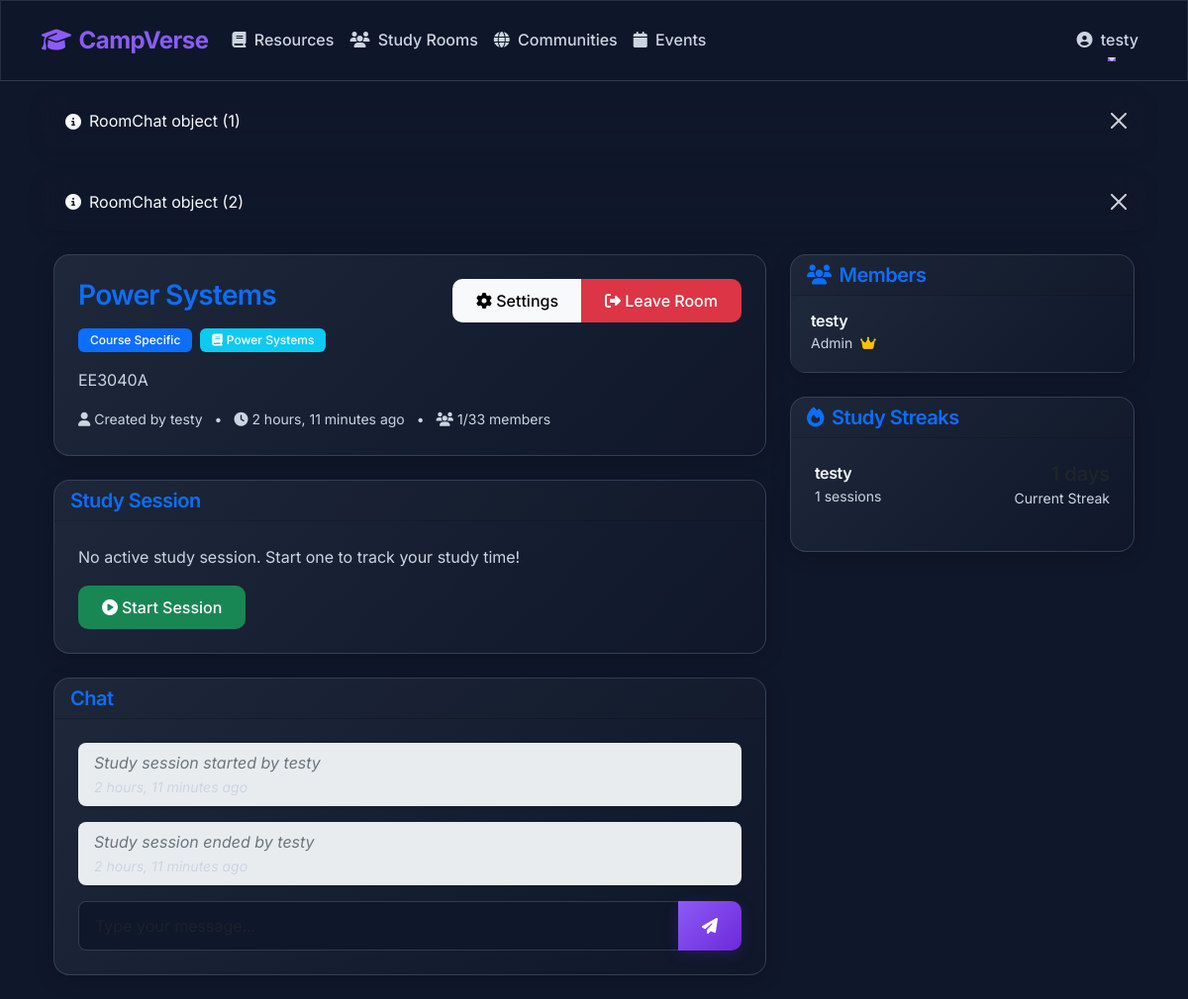
/study/1/ (signed in), run on the app's committed database.
### content/models.py (models this page shows, shortened)
class RoomChat(models.Model):
    room = models.ForeignKey(StudyRoom, on_delete=models.CASCADE, related_name='messages')
    user = models.ForeignKey(User, on_delete=models.CASCADE)
    message = models.TextField()
    created_at = models.DateTimeField(auto_now_add=True)
    is_system_message = models.BooleanField(default=False)
    class Meta:
        ordering = ['created_at']

class StudyRoom(models.Model):
    ROOM_TYPES = (
        ('general', 'General Study'),
        ('course', 'Course Specific'),
        ('project', 'Project Work'),
        ('interview', 'Interview Prep')
    )
    name = models.CharField(max_length=100)
    description = models.TextField()
    room_type = models.CharField(max_length=20, choices=ROOM_TYPES)
    creator = models.ForeignKey(User, on_delete=models.CASCADE, related_name='created_rooms')
    members = models.ManyToManyField(User, related_name='joined_rooms', through='RoomMembership')
    course = models.ForeignKey(ResourceCategory, on_delete=models.SET_NULL, null=True, blank=True,
                             help_text="For course-specific rooms")
    max_members = models.PositiveIntegerField(default=10)
    is_private = models.BooleanField(default=False)
    password = models.CharField(max_length=50, blank=True, null=True)
    created_at = models.DateTimeField(auto_now_add=True)
    updated_at = models.DateTimeField(auto_now=True)
    is_active = models.BooleanField(default=True)
    class Meta:
        ordering = ['-updated_at']

class ResourceCategory(models.Model):
    CATEGORY_TYPES = (
        ('ioc', 'Institute Offered Courses'),
        ('dnt', 'Did Not Know That')
    )
    name = models.CharField(max_length=100)
    slug = models.SlugField(max_length=100, unique=True)
    description = models.TextField(blank=True, null=True)
    category_type = models.CharField(max_length=3, choices=CATEGORY_TYPES, default='ioc')
    created_at = models.DateTimeField(auto_now_add=True)
    class Meta:
        verbose_name_plural = "Resource Categories"
        ordering = ['category_type', 'name']
        unique_together = ['category_type', 'name']

class RoomMembership(models.Model):
    ROLE_CHOICES = (
        ('member', 'Member'),
        ('moderator', 'Moderator'),
        ('admin', 'Admin')
    )
    user = models.ForeignKey(User, on_delete=models.CASCADE)
    room = models.ForeignKey(StudyRoom, on_delete=models.CASCADE)
    role = models.CharField(max_length=10, choices=ROLE_CHOICES, default='member')
    joined_at = models.DateTimeField(auto_now_add=True)
    last_active = models.DateTimeField(auto_now=True)
    class Meta:
        unique_together = ['user', 'room']

class StudyStreak(models.Model):
    user = models.OneToOneField(User, on_delete=models.CASCADE, related_name='study_streak')
    current_streak = models.PositiveIntegerField(default=0)
    longest_streak = models.PositiveIntegerField(default=0)
    last_study_date = models.DateField(null=True, blank=True)
    total_study_sessions = models.PositiveIntegerField(default=0)
    total_study_time = models.DurationField(default=timedelta)

### content/views.py (the view)
# urls.py: path('study/<int:pk>/', views.study_room_detail, name='study_room_detail'),
@login_required
def study_room_detail(request, pk):
    room = get_object_or_404(StudyRoom, pk=pk)
    try:
        membership = RoomMembership.objects.get(user=request.user, room=room)
        is_member = True
        user_role = membership.role
    except RoomMembership.DoesNotExist:
        is_member = False
        user_role = None
    active_session = room.sessions.filter(end_time__isnull=True).first()
    messages = room.messages.all()[:50]
    context = {
        'room': room,
        'is_member': is_member,
        'user_role': user_role,
        'active_session': active_session,
        'messages': messages,
        'members': room.members.all()
    }
    return render(request, 'content/study/room_detail.html', context)

### content/context_processor.py (called while the page is built)
def communities_processor(request):
    communities = Community.objects.all().order_by('name')
    return {'global_communities': communities}

### content/templates/content/study/room_detail.html (shortened to what this page needs)
{% extends 'content/base.html' %}
{% load static %}
{% block content %}
<div class="container-fluid">
  <div class="row">
    <div class="col-md-8">
      <div class="card mb-4">
        <div class="card-body">
          <div class="d-flex justify-content-between align-items-start mb-3">
            <div>
              <h1 class="card-title h3">{{ room.name }}</h1>
              <div class="d-flex align-items-center">
                <span class="badge bg-primary me-2">{{ room.get_room_type_display }}</span>
                {% if room.course %}
                  <span class="badge bg-info">
                    <i class="fas fa-book me-1"></i>{{ room.course.name }}
                  </span>
                {% endif %}
              </div>
            </div>
            {% if is_member %}
              <div class="btn-group">
                {% if user_role == 'admin' %}
                  <a href="#" class="btn btn-light">
                    <i class="fas fa-cog"></i> Settings
                  </a>
                {% endif %}
                <a href="{% url 'leave_study_room' room.pk %}" class="btn btn-danger">
                  <i class="fas fa-sign-out-alt"></i> Leave Room
                </a>
              </div>
            {% else %}
              <a href="{% url 'join_study_room' room.pk %}" class="btn btn-primary">
                <i class="fas fa-sign-in-alt me-1"></i>Join Room
              </a>
            {% endif %}
          </div>
          <p class="card-text">{{ room.description }}</p>
          <div class="d-flex align-items-center text-muted">
            <small>
              <i class="fas fa-user me-1"></i>Created by {{ room.creator.username }}
              <span class="mx-2">•</span>
              <i class="fas fa-clock me-1"></i>{{ room.created_at|timesince }} ago
              <span class="mx-2">•</span>
              <i class="fas fa-users me-1"></i>{{ room.members.count }}/{{ room.max_members }} members
            </small>
          </div>
        </div>
      </div>
      {% if is_member %}
        <div class="card mb-4">
          <div class="card-header">
            <h5 class="card-title mb-0">Study Session</h5>
          </div>
          <div class="card-body">
            {% if active_session %}
              <div class="alert alert-success">
                <h6 class="alert-heading">
                  <i class="fas fa-clock me-1"></i>Session in Progress
                </h6>
                <p class="mb-1">Started {{ active_session.start_time|timesince }} ago by {{ active_session.started_by.username }}</p>
                {% if active_session.goals %}
                  <hr>
                  <p class="mb-0"><strong>Goals:</strong> {{ active_session.goals }}</p>
                {% endif %}
              </div>
              {% if user == active_session.started_by or user_role == 'admin' %}
                <form action="{% url 'end_study_session' room.pk active_session.pk %}" method="post" class="d-inline">
                  {% csrf_token %}
                  <button type="submit" class="btn btn-danger">
                    <i class="fas fa-stop-circle me-1"></i>End Session
                  </button>
                </form>
              {% endif %}
            {% else %}
              <p class="text-muted mb-3">No active study session. Start one to track your study time!</p>
              <a href="{% url 'start_study_session' room.pk %}" class="btn btn-success">
                <i class="fas fa-play-circle me-1"></i>Start Session
              </a>
            {% endif %}
          </div>
        </div>
        <div class="card">
          <div class="card-header">
            <h5 class="card-title mb-0">Chat</h5>
          </div>
          <div class="card-body">
            <div id="chat-messages" class="chat-messages mb-3">
              {% for message in messages %}
                <div class="chat-message {% if message.is_system_message %}system-message{% endif %}">
                  {{ message.message }}
                  <small class="text-muted d-block">{{ message.created_at|timesince }} ago</small>
                </div>
              {% empty %}
                <p class="text-center text-muted">No messages yet. Start the conversation!</p>
              {% endfor %}
            </div>
            <form id="chat-form" method="post" action="{% url 'send_chat_message' room.pk %}">
              <div class="input-group">
                <input type="text" name="message" class="form-control" placeholder="Type your message...">
                <button type="submit" class="btn btn-primary">
                  <i class="fas fa-paper-plane"></i>
                </button>
              </div>
            </form>
          </div>
        </div>
      {% endif %}
    </div>
    <div class="col-md-4">
      <div class="card mb-4">
        <div class="card-header">
          <h5 class="card-title mb-0">
            <i class="fas fa-users me-2"></i>Members
          </h5>
        </div>
        <div class="card-body p-0">
          <div class="list-group list-group-flush">
            {% for member in members %}
              <div class="list-group-item">
                <div class="d-flex justify-content-between align-items-center">
                  <div>
                    <h6 class="mb-0">{{ member.username }}</h6>
                    {% with membership=member.roommembership_set.get %}
                      <small class="text-muted">
                        {{ membership.get_role_display }}
                        {% if membership.role == 'admin' %}
                          <i class="fas fa-crown text-warning ms-1"></i>
                        {% elif membership.role == 'moderator' %}
                          <i class="fas fa-shield-alt text-info ms-1"></i>
                        {% endif %}
                      </small>
                    {% endwith %}
                  </div>
                </div>
              </div>
            {% endfor %}
          </div>
        </div>
      </div>
      {% if is_member %}
        <div class="card">
          <div class="card-header">
            <h5 class="card-title mb-0">
              <i class="fas fa-fire me-2"></i>Study Streaks
            </h5>
          </div>
          <div class="card-body">
            {% for member in members %}
              {% with streak=member.study_streak %}
                {% if streak %}
                  <div class="d-flex justify-content-between align-items-center mb-3">
                    <div>
                      <h6 class="mb-0">{{ member.username }}</h6>
                      <small class="text-muted">
                        {{ streak.total_study_sessions }} sessions
                      </small>
                    </div>
                    <div class="text-end">
                      <div class="h5 mb-0">{{ streak.current_streak }} days</div>
                      <small class="text-muted">Current Streak</small>
                    </div>
                  </div>
                {% endif %}
              {% endwith %}
            {% endfor %}
          </div>
        </div>
      {% endif %}
    </div>
  </div>
</div>
{% endblock %}

### content/templates/content/base.html (shortened to what this page needs)
<!DOCTYPE html>
<html lang="en">
<head>
  <link rel="stylesheet" href="https://cdn.jsdelivr.net/npm/bootstrap@5.3.0/dist/css/bootstrap.min.css">
  <link rel="stylesheet" href="https://cdnjs.cloudflare.com/ajax/libs/font-awesome/6.4.0/css/all.min.css">
</head>
<body>
  <nav class="navbar navbar-expand-lg fixed-top glass">
    <div class="container">
      <a class="navbar-brand" href="{% url 'home' %}">
        <i class="fas fa-graduation-cap me-2"></i>CampVerse
      </a>
      <div class="collapse navbar-collapse" id="navbarNav">
        <ul class="navbar-nav me-auto">
          <li class="nav-item">
            <a class="nav-link {% if request.resolver_match.url_name == 'resource_list' %}active{% endif %}"
               href="{% url 'resource_list' %}">
              <i class="fas fa-book me-1"></i> Resources
            </a>
          </li>
          <li class="nav-item">
            <a class="nav-link {% if request.resolver_match.url_name == 'study_room_list' %}active{% endif %}"
               href="{% url 'study_room_list' %}">
              <i class="fas fa-users me-1"></i> Study Rooms
            </a>
          </li>
          <li class="nav-item">
            <a class="nav-link {% if request.resolver_match.url_name == 'community_list' %}active{% endif %}"
               href="{% url 'community_list' %}">
              <i class="fas fa-globe me-1"></i> Communities
            </a>
          </li>
          <li class="nav-item">
            <a class="nav-link {% if request.resolver_match.url_name == 'event_list' %}active{% endif %}"
               href="{% url 'event_list' %}">
              <i class="fas fa-calendar me-1"></i> Events
            </a>
          </li>
        </ul>
        <ul class="navbar-nav">
          {% if request.user.is_authenticated %}
            <li class="nav-item dropdown">
              <a class="nav-link dropdown-toggle" href="#" id="userDropdown" role="button"
                 data-bs-toggle="dropdown" aria-expanded="false">
                <i class="fas fa-user-circle me-1"></i> {{ request.user.username }}
              </a>
            </li>
          {% endif %}
        </ul>
      </div>
    </div>
  </nav>
  <div class="container py-4 animate-fade-in">
    {% if messages %}
      {% for message in messages %}
        <div class="alert alert-{{ message.tags }} alert-dismissible fade show mb-4" role="alert">
          <div class="d-flex align-items-center">
            {% if message.tags == 'success' %}
              <i class="fas fa-check-circle me-2"></i>
            {% elif message.tags == 'error' or message.tags == 'danger' %}
              <i class="fas fa-exclamation-circle me-2"></i>
            {% elif message.tags == 'warning' %}
              <i class="fas fa-exclamation-triangle me-2"></i>
            {% else %}
              <i class="fas fa-info-circle me-2"></i>
            {% endif %}
            {{ message }}
          </div>
          <button type="button" class="btn-close" data-bs-dismiss="alert" aria-label="Close"></button>
        </div>
      {% endfor %}
    {% endif %}
    {% block content %}{% endblock %}
  </div>
</body>
</html>

### data on the page
RoomChat: id "RoomChat object (1)", message "Study session started by testy", created_at "2 hours, 11 minutes"
RoomChat: id "RoomChat object (2)", message "Study session ended by testy", created_at "2 hours, 11 minutes"
StudyRoom: name "Power Systems", room_type "Course Specific", course.name "Power Systems", description "EE3040A", creator.username "testy", created_at "2 hours, 11 minutes", members.count "1", max_members "33"

### other printed values
{{ request.user.username }} "testy"
{{ member.username }} "testy"
